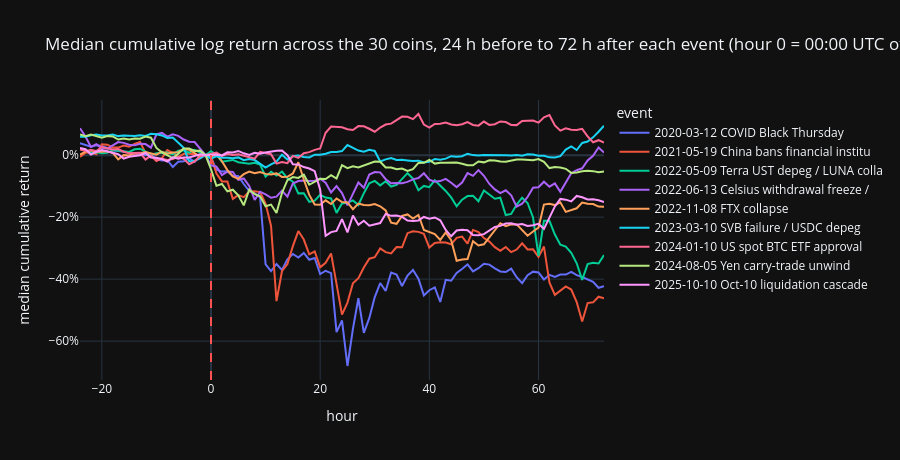

Notebook code cell kept with this figure:
### Markdown cell above
## 1. Event windows (hourly)

### Code cell
rows = []
for _, e in events.iterrows():
    w = event_window(r, e["date"], pre=24, post=72, freq="h")
    rows.append(pd.DataFrame({"hour": w.index, "median cumulative return": w.median(axis=1).values,
                              "event": f"{e['date'].date()} {e['name'][:28]}"}))
ew = pd.concat(rows)
fig = px.line(ew, x="hour", y="median cumulative return", color="event",
              title="Median cumulative log return across the 30 coins, 24 h before to 72 h after each event (hour 0 = 00:00 UTC of the event date)")
fig.add_vline(x=0, line_dash="dash", line_color="#ff5252")
fig.update_layout(height=460, yaxis_tickformat=".0%")
fig.show()
display(ew[ew["hour"].isin([0, 6, 24, 72])].pivot(index="event", columns="hour", values="median cumulative return")
        .map("{:+.1%}".format))
